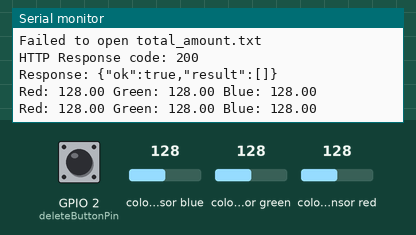
Bench run of a program on a simulated ESP32. Parts: the last lines printed to the serial monitor. The inputs (shaded band) are chosen by the test bench; at power-on: GPIO 2 (deleteButtonPin) HIGH, colour sensor blue 128, colour sensor green 128, colour sensor red 128. WiFi joins after 1.5 s; servers stay silent unless stated; storage starts empty; web services answer with replies made up by the test bench.

Above: at 4.4 s.
4.5 s: GPIO 2 (deleteButtonPin) pulled LOW for 1.25 s
At 6.8 s:
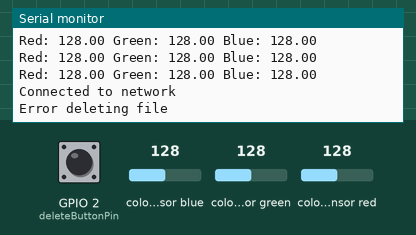
7.2 s: colour sensor blue set to 5
8.7 s: colour sensor green set to 5
10.2 s: colour sensor red set to 5
At 12.0 s:
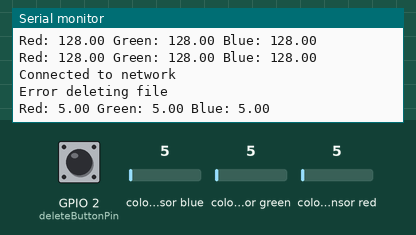

The program:

main.cpp
```cpp
#include <Wire.h>
#include <Adafruit_TCS34725.h>
#include <WiFi.h>
#include <HTTPClient.h>
#include <SPIFFS.h>
#include <SPI.h>

const char *ssid = "YOUR SSID";
const char *password = "YOUR PW";
const char *telegramBotToken = "YOUR TOKEN";
const char *chatId = "YOUR CHAT ID";

#define TCS34725_INTEGRATIONTIME_700MS 700 // Milliseconds

#define deleteButtonPin 2
int deleteButton = HIGH;

Adafruit_TCS34725 tcs = Adafruit_TCS34725(TCS34725_INTEGRATIONTIME_700MS, TCS34725_GAIN_1X);
HTTPClient http;

void connectToNetwork();
void teleSendMessage(String payload);
void deleteStoredData(); // Added function to delete stored data
bool isColorInRange(float value, float minValue, float maxValue);

float totalAmount = 0.0;  // Variable to store the total amount

void setup() {
  Serial.begin(9600);

  // Connect to Wi-Fi
  connectToNetwork();

  // Initialize SPIFFS
  if (!SPIFFS.begin(true)) {
    Serial.println("Failed to mount file system");
    return;
  }

  // Initialize the sensor
  if (!tcs.begin()) {
    Serial.println("Failed to initialize sensor");
    while (1);
  }

  // Load total amount from SPIFFS
  File file = SPIFFS.open("/total_amount.txt", "r");
  if (file) {
    totalAmount = file.parseFloat();
    file.close();
  } else {
    Serial.println("Failed to open total_amount.txt");
  }

  pinMode(deleteButtonPin, INPUT_PULLUP);  // Set the button pin as input with pull-up resistor

  delay(1000);

  // Initialize Telegram message payload
  teleSendMessage("Money detection started");
}

void loop() {
  // Read the color values
  float red, green, blue;
  tcs.getRGB(&red, &green, &blue);

  // Print the color values
  Serial.print("Red: ");
  Serial.print(red);
  Serial.print(" Green: ");
  Serial.print(green);
  Serial.print(" Blue: ");
  Serial.println(blue);

  // Check color conditions and output messages
  float previousAmount = totalAmount;  // Save the previous total amount

  // Add your logic to calculate the total amount based on color values
  if (isColorInRange(red, 90.0, 95.0) && isColorInRange(green, 96.0, 100.0) && isColorInRange(blue, 58.0, 62.0)) {
    Serial.println("Uang 1000 lama");
    totalAmount += 1000.0;
  } else if (isColorInRange(red, 91.0, 94.0) && isColorInRange(green, 96.0, 99.0) && isColorInRange(blue, 62.0, 65.0)) {
    Serial.println("Uang 1000 baru");
    totalAmount += 1000.0;
  } else if (isColorInRange(red, 86.0, 93.0) && isColorInRange(green, 96.0, 102.0) && isColorInRange(blue, 62.0, 68.0)) {
    Serial.println("Uang 2000 lama");
    totalAmount += 2000.0;
  } else if (isColorInRange(red, 80.0, 83.0) && isColorInRange(green, 96.0, 99.0) && isColorInRange(blue, 70.0, 73.0)) {
    Serial.println("Uang 2000 baru");
    totalAmount += 2000.0;
  } else if (isColorInRange(red, 94.0, 98.0) && isColorInRange(green, 96.0, 99.0) && isColorInRange(blue, 55.0, 59.0)) {
    Serial.println("Uang 5000 lama");
    totalAmount += 5000.0;
  } else if (isColorInRange(red, 97.0, 101.0) && isColorInRange(green, 92.0, 95.0) && isColorInRange(blue, 58.0, 62.0)) {
    Serial.println("Uang 5000 baru");
    totalAmount += 5000.0;
  } else if (isColorInRange(red, 88.0, 94.0) && isColorInRange(green, 83.0, 88.0) && isColorInRange(blue, 75.0, 80.0)) {
    Serial.println("Uang 10000 lama");
    totalAmount += 10000.0;
  } else if (isColorInRange(red, 82.0, 87.0) and isColorInRange(green, 92.0, 96.0) && isColorInRange(blue, 71.0, 74.0)) {
    Serial.println("Uang 10000 baru");
    totalAmount += 10000.0;
  } else if (isColorInRange(red, 74.0, 82.0) && isColorInRange(green, 101.0, 107.0) && isColorInRange(blue, 64.0, 79.0)) {
    Serial.println("Uang 20000 lama");
    totalAmount += 20000.0;
  } else if (isColorInRange(red, 74.0, 82.0) && isColorInRange(green, 101.0, 107.0) && isColorInRange(blue, 64.0, 79.0)) {
    Serial.println("Uang 20000 baru");
    totalAmount += 20000.0;
  } else if (isColorInRange(red, 70.0, 74.0) && isColorInRange(green, 96.0, 99.0) && isColorInRange(blue, 75.0, 83.0)) {
    Serial.println("Uang 50000 lama");
    totalAmount += 50000.0;
  } else if (isColorInRange(red, 70.0, 74.0) && isColorInRange(green, 98.0, 101.0) && isColorInRange(blue, 77.0, 80.0)) {
    Serial.println("Uang 50000 baru");
    totalAmount += 50000.0;
  } else if (isColorInRange(red, 96.0, 101.0) && isColorInRange(green, 88.0, 94.0) && isColorInRange(blue, 60.0, 64.0)) {
    Serial.println("Uang 100000 lama");
    totalAmount += 100000.0;
  } else if (isColorInRange(red, 95.0, 98.0) && isColorInRange(green, 88.0, 91.0) && isColorInRange(blue, 63.0, 67.0)) {
    Serial.println("Uang 100000 baru");
    totalAmount += 100000.0;
  }

  // Check if the total amount has changed
  if (totalAmount != previousAmount) {
    // Save the total amount to SPIFFS
    File file = SPIFFS.open("/total_amount.txt", "w");
    if (file) {
      file.print(totalAmount);
      file.close();
    }

    // Construct Telegram message payload
    String payload = "{";
    payload += "\"chat_id\":\"" + String(chatId) + "\",";

    if (totalAmount > 0.0) {
      // Convert totalAmount to a string
      String totalAmountStr = String(totalAmount, 2);  // Adjust the precision as needed
      payload += "\"text\":\"Total amount: " + totalAmountStr + "\"";
    } else {
      payload += "\"text\":\"Total amount not available\"";
    }

    payload += "}";

    // Send message to Telegram
    teleSendMessage(payload);
  }

  deleteButton = digitalRead(deleteButtonPin);

  if (deleteButton == LOW) {
    deleteStoredData();
    delay(5000);  // Delay to avoid rapid button presses
  }

  delay(1000); // Delay for detection
}

void connectToNetwork() {
  WiFi.begin(ssid, password);

  while (WiFi.status() != WL_CONNECTED) {
    delay(1000);
    Serial.println("Connecting to WiFi...");
  }

  Serial.println("Connected to network");
}

void teleSendMessage(String payload) {
  http.begin("https://api.telegram.org/bot" + String(telegramBotToken) + "/sendMessage");
  http.addHeader("Content-Type", "application/json");
  int httpResponseCode = http.POST(payload);

  if (httpResponseCode > 0) {
    String response = http.getString();
    Serial.println("HTTP Response code: " + String(httpResponseCode));
    Serial.println("Response: " + response);
  } else {
    Serial.println("Error on sending POST: " + String(httpResponseCode));
  }

  http.end();
}

void deleteStoredData() {
  // Connect to Wi-Fi
  connectToNetwork();

  // Initialize SPIFFS
  if (!SPIFFS.begin(true)) {
    Serial.println("Failed to mount file system");
    return;
  }

  // Delete the total_amount.txt file
  if (SPIFFS.remove("/total_amount.txt")) {
    Serial.println("File deleted successfully");
    totalAmount = 0.0;  // Reset the total amount to 0
  } else {
    Serial.println("Error deleting file");
  }
}

bool isColorInRange(float value, float minValue, float maxValue) {
  return (value >= minValue && value <= maxValue);
}
```

Measured:
- after the input at 4.5 s, the serial monitor: prints a new line after 0.90 s (image 1)
- after the input at 10.2 s, the serial monitor: prints a new line after 1.3 s (image 2)
